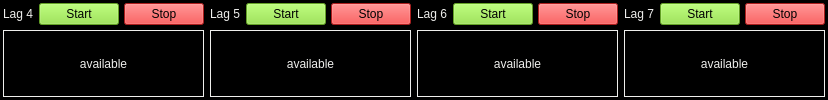
         <widget class="QFrame" name="ga_bottom_frame">
          <property name="palette">
           <palette>
            <active>
             <colorrole role="WindowText">
              <brush brushstyle="SolidPattern">
               <color alpha="255">
                <red>238</red>
                <green>238</green>
                <blue>236</blue>
               </color>
              </brush>
             </colorrole>
             <colorrole role="Button">
              <brush brushstyle="SolidPattern">
               <color alpha="255">
                <red>0</red>
                <green>0</green>
                <blue>0</blue>
               </color>
              </brush>
             </colorrole>
             <colorrole role="Text">
              <brush brushstyle="SolidPattern">
               <color alpha="255">
                <red>238</red>
                <green>238</green>
                <blue>236</blue>
               </color>
              </brush>
             </colorrole>
             <colorrole role="ButtonText">
              <brush brushstyle="SolidPattern">
               <color alpha="255">
                <red>238</red>
                <green>238</green>
                <blue>236</blue>
               </color>
              </brush>
             </colorrole>
             <colorrole role="Base">
              <brush brushstyle="SolidPattern">
               <color alpha="255">
                <red>0</red>
                <green>0</green>
                <blue>0</blue>
               </color>
              </brush>
             </colorrole>
             <colorrole role="Window">
              <brush brushstyle="SolidPattern">
               <color alpha="255">
                <red>0</red>
                <green>0</green>
                <blue>0</blue>
               </color>
              </brush>
             </colorrole>
            </active>
            <inactive>
             <colorrole role="WindowText">
              <brush brushstyle="SolidPattern">
               <color alpha="255">
                <red>238</red>
                <green>238</green>
                <blue>236</blue>
               </color>
              </brush>
             </colorrole>
             <colorrole role="Button">
              <brush brushstyle="SolidPattern">
               <color alpha="255">
                <red>0</red>
                <green>0</green>
                <blue>0</blue>
               </color>
              </brush>
             </colorrole>
             <colorrole role="Text">
              <brush brushstyle="SolidPattern">
               <color alpha="255">
                <red>238</red>
                <green>238</green>
                <blue>236</blue>
               </color>
              </brush>
             </colorrole>
             <colorrole role="ButtonText">
              <brush brushstyle="SolidPattern">
               <color alpha="255">
                <red>238</red>
                <green>238</green>
                <blue>236</blue>
               </color>
              </brush>
             </colorrole>
             <colorrole role="Base">
              <brush brushstyle="SolidPattern">
               <color alpha="255">
                <red>0</red>
                <green>0</green>
                <blue>0</blue>
               </color>
              </brush>
             </colorrole>
             <colorrole role="Window">
              <brush brushstyle="SolidPattern">
               <color alpha="255">
                <red>0</red>
                <green>0</green>
                <blue>0</blue>
               </color>
              </brush>
             </colorrole>
            </inactive>
            <disabled>
             <colorrole role="WindowText">
              <brush brushstyle="SolidPattern">
               <color alpha="255">
                <red>238</red>
                <green>238</green>
                <blue>236</blue>
               </color>
              </brush>
             </colorrole>
             <colorrole role="Button">
              <brush brushstyle="SolidPattern">
               <color alpha="255">
                <red>0</red>
                <green>0</green>
                <blue>0</blue>
               </color>
              </brush>
             </colorrole>
             <colorrole role="Text">
              <brush brushstyle="SolidPattern">
               <color alpha="255">
                <red>238</red>
                <green>238</green>
                <blue>236</blue>
               </color>
              </brush>
             </colorrole>
             <colorrole role="ButtonText">
              <brush brushstyle="SolidPattern">
               <color alpha="255">
                <red>238</red>
                <green>238</green>
                <blue>236</blue>
               </color>
              </brush>
             </colorrole>
             <colorrole role="Base">
              <brush brushstyle="SolidPattern">
               <color alpha="255">
                <red>0</red>
                <green>0</green>
                <blue>0</blue>
               </color>
              </brush>
             </colorrole>
             <colorrole role="Window">
              <brush brushstyle="SolidPattern">
               <color alpha="255">
                <red>0</red>
                <green>0</green>
                <blue>0</blue>
               </color>
              </brush>
             </colorrole>
            </disabled>
           </palette>
          </property>
          <property name="styleSheet">
           <string notr="true"/>
          </property>
          <property name="frameShape">
           <enum>QFrame::NoFrame</enum>
          </property>
          <property name="frameShadow">
           <enum>QFrame::Raised</enum>
          </property>
          <layout class="QHBoxLayout" name="horizontalLayout_4">
           <property name="spacing">
            <number>0</number>
           </property>
           <property name="leftMargin">
            <number>0</number>
           </property>
           <property name="topMargin">
            <number>0</number>
           </property>
           <property name="rightMargin">
            <number>0</number>
           </property>
           <property name="bottomMargin">
            <number>0</number>
           </property>
           <item>
            <widget class="QFrame" name="ga_frame_lag_4">
             <property name="frameShape">
              <enum>QFrame::StyledPanel</enum>
             </property>
             <property name="frameShadow">
              <enum>QFrame::Raised</enum>
             </property>
             <layout class="QGridLayout" name="gridLayout_6">
              <property name="leftMargin">
               <number>2</number>
              </property>
              <property name="topMargin">
               <number>2</number>
              </property>
              <property name="rightMargin">
               <number>2</number>
              </property>
              <property name="bottomMargin">
               <number>2</number>
              </property>
              <property name="spacing">
               <number>5</number>
              </property>
              <item row="0" column="0">
               <widget class="QLabel" name="label_lag_ga_4">
                <property name="text">
                 <string>Lag 4</string>
                </property>
               </widget>
              </item>
              <item row="0" column="1">
               <widget class="QPushButton" name="start_ga_4">
                <property name="styleSheet">
                 <string notr="true">background-color: rgb(138, 226, 52);
color: rgb(0, 0, 0);</string>
                </property>
                <property name="text">
                 <string>Start</string>
                </property>
               </widget>
              </item>
              <item row="0" column="2">
               <widget class="QPushButton" name="stop_ga_4">
                <property name="styleSheet">
                 <string notr="true">background-color: rgb(239, 41, 41);
color: rgb(0, 0, 0);</string>
                </property>
                <property name="text">
                 <string>Stop</string>
                </property>
               </widget>
              </item>
              <item row="1" column="0" colspan="3">
               <widget class="QLabel" name="label_ga_4">
                <property name="styleSheet">
                 <string notr="true">color: rgb(238, 238, 236);</string>
                </property>
                <property name="frameShape">
                 <enum>QFrame::Box</enum>
                </property>
                <property name="text">
                 <string>available</string>
                </property>
                <property name="alignment">
                 <set>Qt::AlignCenter</set>
                </property>
               </widget>
              </item>
             </layout>
            </widget>
           </item>
           <item>
            <widget class="QFrame" name="ga_frame_lag_5">
             <property name="frameShape">
              <enum>QFrame::StyledPanel</enum>
             </property>
             <property name="frameShadow">
              <enum>QFrame::Raised</enum>
             </property>
             <layout class="QGridLayout" name="gridLayout_7">
              <property name="leftMargin">
               <number>2</number>
              </property>
              <property name="topMargin">
               <number>2</number>
              </property>
              <property name="rightMargin">
               <number>2</number>
              </property>
              <property name="bottomMargin">
               <number>2</number>
              </property>
              <property name="spacing">
               <number>5</number>
              </property>
              <item row="0" column="0">
               <widget class="QLabel" name="label_lag_ga_5">
                <property name="text">
                 <string>Lag 5</string>
                </property>
               </widget>
              </item>
              <item row="0" column="1">
               <widget class="QPushButton" name="start_ga_5">
                <property name="styleSheet">
                 <string notr="true">background-color: rgb(138, 226, 52);
color: rgb(0, 0, 0);</string>
                </property>
                <property name="text">
                 <string>Start</string>
                </property>
               </widget>
              </item>
              <item row="0" column="2">
               <widget class="QPushButton" name="stop_ga_5">
                <property name="styleSheet">
                 <string notr="true">background-color: rgb(239, 41, 41);
color: rgb(0, 0, 0);</string>
                </property>
                <property name="text">
                 <string>Stop</string>
                </property>
               </widget>
              </item>
              <item row="1" column="0" colspan="3">
               <widget class="QLabel" name="label_ga_5">
                <property name="styleSheet">
                 <string notr="true">color: rgb(238, 238, 236);</string>
                </property>
                <property name="frameShape">
                 <enum>QFrame::Box</enum>
                </property>
                <property name="text">
                 <string>available</string>
                </property>
                <property name="alignment">
                 <set>Qt::AlignCenter</set>
                </property>
               </widget>
              </item>
             </layout>
            </widget>
           </item>
           <item>
            <widget class="QFrame" name="ga_frame_lag_6">
             <property name="frameShape">
              <enum>QFrame::StyledPanel</enum>
             </property>
             <property name="frameShadow">
              <enum>QFrame::Raised</enum>
             </property>
             <layout class="QGridLayout" name="gridLayout_8">
              <property name="leftMargin">
               <number>2</number>
              </property>
              <property name="topMargin">
               <number>2</number>
              </property>
              <property name="rightMargin">
               <number>2</number>
              </property>
              <property name="bottomMargin">
               <number>2</number>
              </property>
              <property name="spacing">
               <number>5</number>
              </property>
              <item row="0" column="0">
               <widget class="QLabel" name="label_lag_ga_6">
                <property name="text">
                 <string>Lag 6</string>
                </property>
               </widget>
              </item>
              <item row="0" column="1">
               <widget class="QPushButton" name="start_ga_6">
                <property name="styleSheet">
                 <string notr="true">background-color: rgb(138, 226, 52);
color: rgb(0, 0, 0);</string>
                </property>
                <property name="text">
                 <string>Start</string>
                </property>
               </widget>
              </item>
              <item row="0" column="2">
               <widget class="QPushButton" name="stop_ga_6">
                <property name="styleSheet">
                 <string notr="true">background-color: rgb(239, 41, 41);
color: rgb(0, 0, 0);</string>
                </property>
                <property name="text">
                 <string>Stop</string>
                </property>
               </widget>
              </item>
              <item row="1" column="0" colspan="3">
               <widget class="QLabel" name="label_ga_6">
                <property name="styleSheet">
                 <string notr="true">color: rgb(238, 238, 236);</string>
                </property>
                <property name="frameShape">
                 <enum>QFrame::Box</enum>
                </property>
                <property name="text">
                 <string>available</string>
                </property>
                <property name="alignment">
                 <set>Qt::AlignCenter</set>
                </property>
               </widget>
              </item>
             </layout>
            </widget>
           </item>
           <item>
            <widget class="QFrame" name="ga_frame_lag_7">
             <property name="frameShape">
              <enum>QFrame::StyledPanel</enum>
             </property>
             <property name="frameShadow">
              <enum>QFrame::Raised</enum>
             </property>
             <layout class="QGridLayout" name="gridLayout_9">
              <property name="leftMargin">
               <number>2</number>
              </property>
              <property name="topMargin">
               <number>2</number>
              </property>
              <property name="rightMargin">
               <number>2</number>
              </property>
              <property name="bottomMargin">
               <number>2</number>
              </property>
              <property name="spacing">
               <number>5</number>
              </property>
              <item row="0" column="0">
               <widget class="QLabel" name="label_lag_ga_7">
                <property name="text">
                 <string>Lag 7</string>
                </property>
               </widget>
              </item>
              <item row="0" column="1">
               <widget class="QPushButton" name="start_ga_7">
                <property name="styleSheet">
                 <string notr="true">background-color: rgb(138, 226, 52);
color: rgb(0, 0, 0);</string>
                </property>
                <property name="text">
                 <string>Start</string>
                </property>
               </widget>
              </item>
              <item row="0" column="2">
               <widget class="QPushButton" name="stop_ga_7">
                <property name="styleSheet">
                 <string notr="true">background-color: rgb(239, 41, 41);
color: rgb(0, 0, 0);</string>
                </property>
                <property name="text">
                 <string>Stop</string>
                </property>
               </widget>
              </item>
              <item row="1" column="0" colspan="3">
               <widget class="QLabel" name="label_ga_7">
                <property name="styleSheet">
                 <string notr="true">color: rgb(238, 238, 236);</string>
                </property>
                <property name="frameShape">
                 <enum>QFrame::Box</enum>
                </property>
                <property name="text">
                 <string>available</string>
                </property>
                <property name="alignment">
                 <set>Qt::AlignCenter</set>
                </property>
               </widget>
              </item>
             </layout>
            </widget>
           </item>
          </layout>
         </widget>
